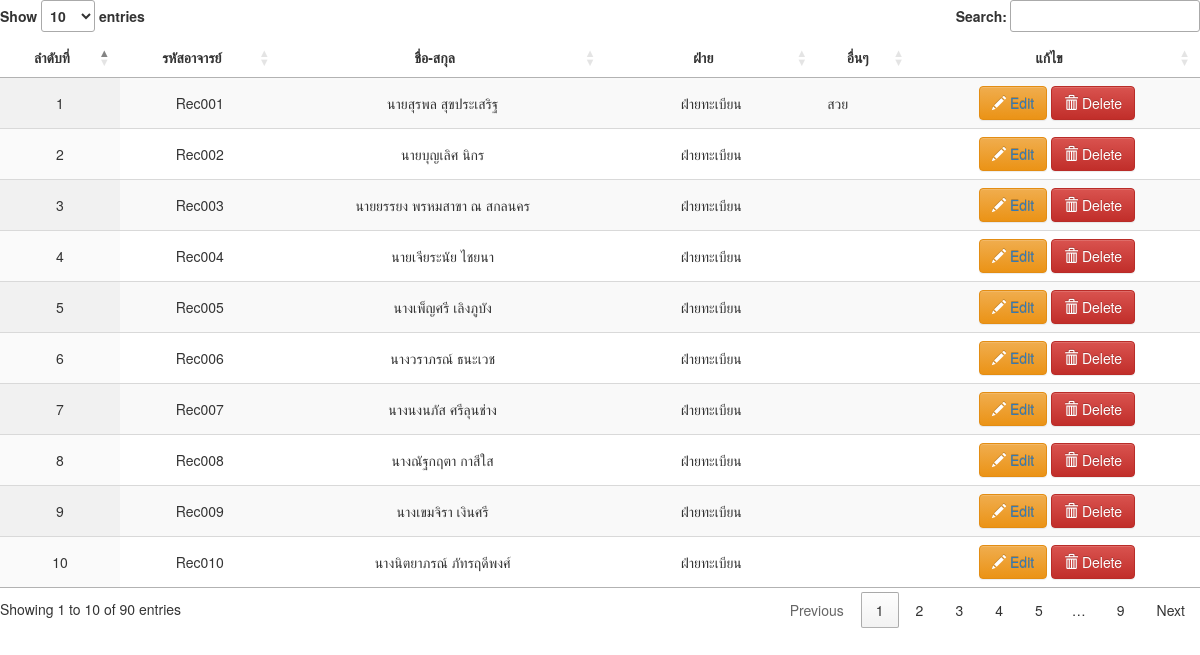
/datatable.php, run on the app's committed database.
### tables this page shows
CREATE TABLE `teacher` (
  `tno` int(11) NOT NULL AUTO_INCREMENT ,
  `username` varchar(10) default NULL,
  `passwords` varchar(10) default NULL,
  `tname` varchar(50) default NULL,
  `section` varchar(20) default NULL,
  `detail` varchar(50) default NULL,
  `status` varchar(1) default NULL,
  PRIMARY KEY  (`tno`)
);

### datatable.php (the view, shortened to what this page needs)
<?php
$strSQL = "SELECT * FROM Teacher ";
$objQuery = mysql_query($strSQL) or die ("Error Query [".$strSQL."]");
?>
<!DOCTYPE html>
<html>
<head>
	<link rel="stylesheet" type="text/css" href="https://cdn.datatables.net/1.10.16/css/jquery.dataTables.min.css">
	<link rel="stylesheet" href="https://maxcdn.bootstrapcdn.com/bootstrap/3.3.7/css/bootstrap.min.css">
	<link rel="stylesheet" href="https://maxcdn.bootstrapcdn.com/bootstrap/3.3.7/css/bootstrap-theme.min.css">
</head>
<body>
    <table id="example" class="display" cellspacing="0" width="100%">
        <thead>
            <tr>
                <th> <div align="center">ลำดับที่ </div></th>
                <th> <div align="center">รหัสอาจารย์ </div></th>
                <th> <div align="center">ชื่อ-สกุล </div></th>
                <th> <div align="center">ฝ่าย </div></th>
                <th> <div align="center">อื่นๆ </div></th>
                <th> <div align="center">แก้ไข </div></th>
            </tr>
        </thead>
        <tbody>
        	<?php while($objResult = mysql_fetch_array($objQuery)) { ?>
	            <tr>
	                <td><div align="center"><?php echo $objResult["tno"];?></div></td>
	                <td><div align="center"><?php echo $objResult["username"];?></div></td>
	                <td><div align="center"><?php echo $objResult["tname"];?></div></td>
	                <td><div align="center"><?php echo $objResult["section"];?></div></td>
	                <td><div align="Left"><?php echo $objResult["detail"];?></div></td>
	                <td>
	                    <div align="center">
	                        <button type="button" class="btn btn-warning">
	                            <span class="glyphicon glyphicon-pencil"></span>
	                            <a href="includes/Teacher.Edit.php?tno=<?php echo $objResult["tno"];?>" >Edit</a>
	                        </button>
	                        <a href="JavaScript:if(confirm('Confirm Delete?') == true){window.location='includes/Teacher.Del.php?tno=<?php echo $objResult["tno"];?>';}">
		                        <button type="button" class="btn btn-danger">
		                            <span class="glyphicon glyphicon-trash"></span>
		                               Delete
		                        </button>
	                        </a>
	                    </div>
	                </td>
	            </tr>
            <?php } ?>
        </tbody>
    </table>
</body>
</html>

### data on the page
teacher: tno "1", username "Rec001", tname "นายสุรพล สุขประเสริฐ", section "ฝ่ายทะเบียน", detail "สวย"
teacher: tno "2", username "Rec002", tname "นายบุญเลิศ นิกร", section "ฝ่ายทะเบียน"
teacher: tno "3", username "Rec003", tname "นายยรรยง พรหมสาขา ณ สกลนคร", section "ฝ่ายทะเบียน"
teacher: tno "4", username "Rec004", tname "นายเจียระนัย ไชยนา", section "ฝ่ายทะเบียน"
teacher: tno "5", username "Rec005", tname "นางเพ็ญศรี เลิงภูบัง", section "ฝ่ายทะเบียน"
teacher: tno "6", username "Rec006", tname "นางวราภรณ์ ธนะเวช", section "ฝ่ายทะเบียน"
teacher: tno "7", username "Rec007", tname "นางนงนภัส ศรีลุนช่าง", section "ฝ่ายทะเบียน"
teacher: tno "8", username "Rec008", tname "นางณัฐกฤตา กาสีใส", section "ฝ่ายทะเบียน"
teacher: tno "9", username "Rec009", tname "นางเขมจิรา เงินศรี", section "ฝ่ายทะเบียน"
teacher: tno "10", username "Rec010", tname "นางนิตยาภรณ์ ภัทรฤดีพงศ์", section "ฝ่ายทะเบียน"
